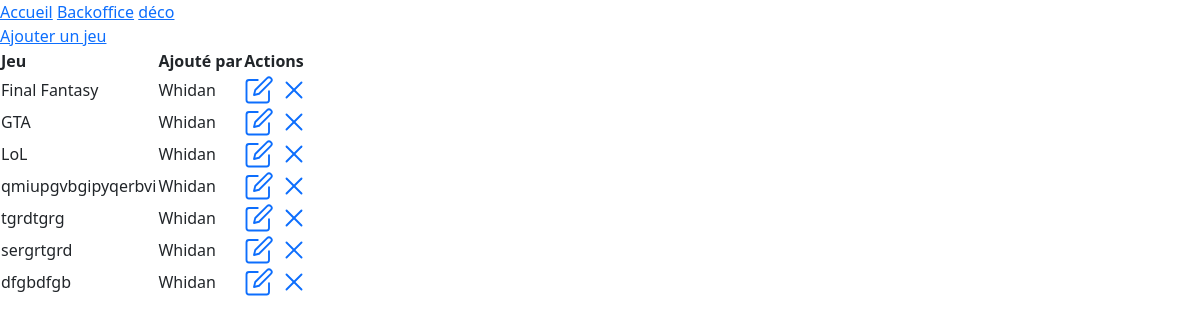
Before: /backoffice.php (signed in) with the older database file.
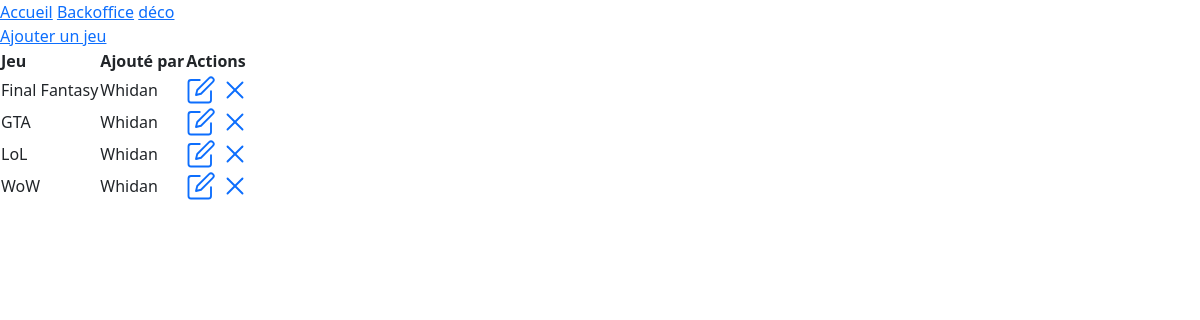
After: the same page with the newer database file.
### tables this page shows
CREATE TABLE `games` (
  `game_id` int NOT NULL,
  `game_name` varchar(255) NOT NULL,
  `game_date` date NOT NULL,
  `game_desc` longtext NOT NULL,
  `game_photo` varchar(255) NOT NULL,
  `cate_name` enum('RPG','FPS','MMO','Strategie','Simulation','Survival Horror') NOT NULL,
  `added` date NOT NULL,
  `user_name` varchar(255) NOT NULL,
  `game_cover` varchar(255) NOT NULL
);

### backoffice.php (the view, shortened to what this page needs)
<?php
if (!isset($_SESSION["user"])) {
    header("Location: index.php");
} else {
    require("connect.php");
    if ($_SESSION["user"]["role"] == "admin") {
        $sql = "SELECT * FROM games";
        $query = $db->prepare($sql);
        $query->execute();
        $result = $query->fetchAll(PDO::FETCH_ASSOC);
        echo "<a href='users.php'>Utilisateurs</a>";
    } else
    if ($_SESSION["user"]["role"] == "user") {
        $name = $_SESSION["user"]["pseudo"];
        $sql = "SELECT * FROM games WHERE user_name = '$name'";
        $query = $db->prepare($sql);
        $query->execute();
        $result = $query->fetchAll(PDO::FETCH_ASSOC);
    }
    include "header.php";
    include "navbar.php";
    include "footer.php";
}
?>
<a href="add.php">Ajouter un jeu</a>
<table>
    <th>Jeu</th>
    <th>Ajouté par</th>
    <th>Actions</th>
    <?php
    foreach ($result as $jeu) {
    ?>
        <tr>
            <td><?= $jeu["game_name"] ?></td>
            <td><?= $jeu["user_name"] ?></td>
            <td>
                <a href="edit.php?id=<?= $jeu['game_id'] ?>" class="modif">
                    </a>
                <a href="delete.php?id=<?= $jeu['game_id'] ?>" class="cross">
                    <svg width="30" height="30" fill="none" stroke="currentColor" stroke-linecap="round" stroke-linejoin="round" stroke-width="1.5" viewBox="0 0 24 24" xmlns="http://www.w3.org/2000/svg">
                        <path d="M18 6 6 18"></path>
                        <path d="m6 6 12 12"></path>
                    </svg>
                </a>
            </td>
        </tr>
    <?php
    };
    ?>
</table>

### header.php (shortened to what this page needs)
<!DOCTYPE html>
<html lang="en">
<head>
    <link href="https://cdn.jsdelivr.net/npm/bootstrap@5.3.0-alpha3/dist/css/bootstrap.min.css" rel="stylesheet">
</head>
<body>

### navbar.php (shortened to what this page needs)
<header>
    <nav>
        <a href="index.php">Accueil</a>
        <?php
        if (isset($_SESSION["user"])) {
            echo
            "<a href='backoffice.php'>Backoffice</a>
            <a href='disconnect.php'>déco</a>";
        }
        ?>
    </nav>
</header>

### footer.php (shortened to what this page needs)
</body>
</html>

Changed rows visible on the page:
removed games: game_name "tgrdtgrg", user_name "Whidan"
removed games: game_name "sergrtgrd", user_name "Whidan"
removed games: game_name "dfgbdfgb", user_name "Whidan"
changed games: game_name "qmiupgvbgipyqerbvi" → "WoW"
